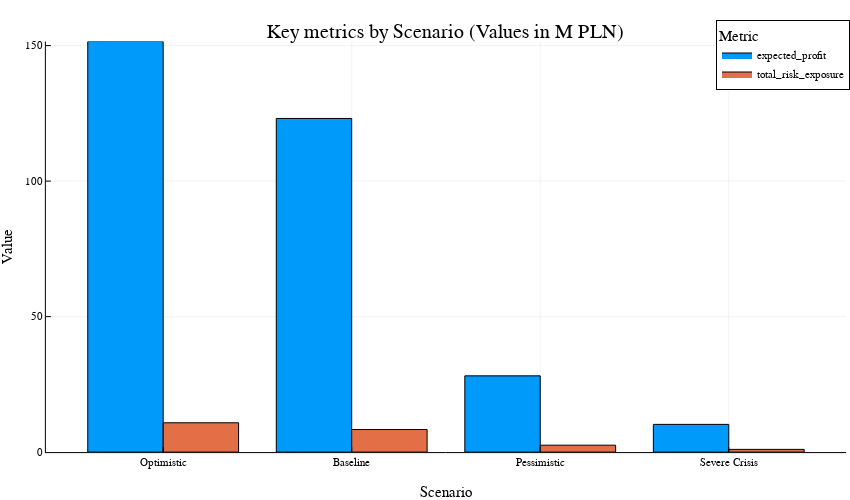

Here is the notebook cell this chart was saved with:
### Code cell
# Define order
desired_order = ["Optimistic", "Baseline", "Pessimistic", "Severe Crisis"]

optimal_results.scenario = categorical(optimal_results.scenario, ordered=true, levels=desired_order)

df_long = stack(optimal_results, [:expected_profit, :total_risk_exposure],
                variable_name = :metric, value_name = :value)

@df df_long groupedbar(
    :scenario,
    :value,
    group = :metric,
    xlabel = "Scenario",
    ylabel = "Value",
    bar_position = :dodge,
    legendtitle = "Metric",
    title = "Key metrics by Scenario (Values in M PLN)",
    size = (850, 500)
)

### Figure 1 — Plotly figure (JSON) as saved in the notebook; plotly's stock layout.template omitted (floating-point values rounded to 4 significant figures)
{"data": [{"fill": "tozeroy", "fillcolor": "rgba(0, 154, 250, 1.000)", "legendgroup": "expected_profit", "line": {"color": "rgba(0, 0, 0, 1)", "dash": "solid", "width": 1}, "mode": "lines", "name": "expected_profit", "showlegend": true, "type": "scatter", "x": [0.1, 0.1, 0.5, 0.5, 0.1, 0.1], "xaxis": "x", "y": [151.5, 0, 0, 151.5, 151.5, 151.5], "yaxis": "y"}, {"fill": "tozeroy", "fillcolor": "rgba(0, 154, 250, 1.000)", "legendgroup": "expected_profit", "line": {"color": "rgba(0, 0, 0, 1)", "dash": "solid", "width": 1}, "mode": "lines", "name": "expected_profit", "showlegend": false, "type": "scatter", "x": [1.1, 1.1, 1.5, 1.5, 1.1, 1.1], "xaxis": "x", "y": [123.1, 0, 0, 123.1, 123.1, 123.1], "yaxis": "y"}, {"fill": "tozeroy", "fillcolor": "rgba(0, 154, 250, 1.000)", "legendgroup": "expected_profit", "line": {"color": "rgba(0, 0, 0, 1)", "dash": "solid", "width": 1}, "mode": "lines", "name": "expected_profit", "showlegend": false, "type": "scatter", "x": [2.1, 2.1, 2.5, 2.5, 2.1, 2.1], "xaxis": "x", "y": [28.14, 0, 0, 28.14, 28.14, 28.14], "yaxis": "y"}, {"fill": "tozeroy", "fillcolor": "rgba(0, 154, 250, 1.000)", "legendgroup": "expected_profit", "line": {"color": "rgba(0, 0, 0, 1)", "dash": "solid", "width": 1}, "mode": "lines", "name": "expected_profit", "showlegend": false, "type": "scatter", "x": [3.1, 3.1, 3.5, 3.5, 3.1, 3.1], "xaxis": "x", "y": [10.23, 0, 0, 10.23, 10.23, 10.23], "yaxis": "y"}, {"colorbar": {"len": 0.8926, "title": {"text": ""}, "x": 0.9954, "y": 0.5069}, "legendgroup": "expected_profit", "marker": {"color": "rgba(0, 154, 250, 0.000)", "line": {"color": "rgba(0, 0, 0, 0)", "width": 1}, "size": 0, "symbol": "circle"}, "mode": "markers", "name": "expected_profit", "showlegend": false, "type": "scatter", "x": [0.3, 1.3, 2.3, 3.3], "xaxis": "x", "y": [151.5, 123.1, 28.14, 10.23], "yaxis": "y"}, {"fill": "tozeroy", "fillcolor": "rgba(227, 111, 71, 1.000)", "legendgroup": "total_risk_exposure", "line": {"color": "rgba(0, 0, 0, 1)", "dash": "solid", "width": 1}, "mode": "lines", "name": "total_risk_exposure", "showlegend": true, "type": "scatter", "x": [0.5, 0.5, 0.9, 0.9, 0.5, 0.5], "xaxis": "x", "y": [10.82, 0, 0, 10.82, 10.82, 10.82], "yaxis": "y"}, {"fill": "tozeroy", "fillcolor": "rgba(227, 111, 71, 1.000)", "legendgroup": "total_risk_exposure", "line": {"color": "rgba(0, 0, 0, 1)", "dash": "solid", "width": 1}, "mode": "lines", "name": "total_risk_exposure", "showlegend": false, "type": "scatter", "x": [1.5, 1.5, 1.9, 1.9, 1.5, 1.5], "xaxis": "x", "y": [8.335, 0, 0, 8.335, 8.335, 8.335], "yaxis": "y"}, {"fill": "tozeroy", "fillcolor": "rgba(227, 111, 71, 1.000)", "legendgroup": "total_risk_exposure", "line": {"color": "rgba(0, 0, 0, 1)", "dash": "solid", "width": 1}, "mode": "lines", "name": "total_risk_exposure", "showlegend": false, "type": "scatter", "x": [2.5, 2.5, 2.9, 2.9, 2.5, 2.5], "xaxis": "x", "y": [2.549, 0, 0, 2.549, 2.549, 2.549], "yaxis": "y"}, {"fill": "tozeroy", "fillcolor": "rgba(227, 111, 71, 1.000)", "legendgroup": "total_risk_exposure", "line": {"color": "rgba(0, 0, 0, 1)", "dash": "solid", "width": 1}, "mode": "lines", "name": "total_risk_exposure", "showlegend": false, "type": "scatter", "x": [3.5, 3.5, 3.9, 3.9, 3.5, 3.5], "xaxis": "x", "y": [1.002, 0, 0, 1.002, 1.002, 1.002], "yaxis": "y"}, {"colorbar": {"len": 0.8926, "title": {"text": ""}, "x": 0.9954, "y": 0.5069}, "legendgroup": "total_risk_exposure", "marker": {"color": "rgba(227, 111, 71, 0.000)", "line": {"color": "rgba(0, 0, 0, 0)", "width": 1}, "size": 0, "symbol": "circle"}, "mode": "markers", "name": "total_risk_exposure", "showlegend": false, "type": "scatter", "x": [0.7, 1.7, 2.7, 3.7], "xaxis": "x", "y": [10.82, 8.335, 2.549, 1.002], "yaxis": "y"}], "layout": {"annotations": [{"font": {"color": "rgba(0, 0, 0, 1)", "family": "sans-serif", "size": 20}, "rotation": 0, "showarrow": false, "text": "Key metrics by Scenario (Values in M PLN)", "x": 0.5247, "xanchor": "center", "xref": "paper", "y": 1, "yanchor": "top", "yref": "paper"}], "height": 500, "legend": {"bgcolor": "rgba(255, 255, 255, 1.000)", "bordercolor": "rgba(0, 0, 0, 1)", "borderwidth": 1, "font": {"color": "rgba(0, 0, 0, 1)", "family": "sans-serif", "size": 11}, "title": {"font": {"color": "rgba(0, 0, 0, 1)", "family": "sans-serif", "size": 15}, "text": "Metric"}, "tracegroupgap": 0, "traceorder": "normal", "x": 1, "xanchor": "auto", "y": 1, "yanchor": "auto"}, "margin": {"b": 20, "l": 0, "r": 0, "t": 20}, "paper_bgcolor": "rgba(255, 255, 255, 1.000)", "plot_bgcolor": "rgba(255, 255, 255, 1.000)", "showlegend": true, "width": 850, "xaxis": {"anchor": "y", "domain": [0.05398, 0.9954], "gridcolor": "rgba(0, 0, 0, 0.1)", "gridwidth": 0.5, "linecolor": "rgba(0, 0, 0, 1)", "mirror": false, "range": [-0.1221, 4.122], "showgrid": true, "showline": true, "showticklabels": true, "tickangle": 0, "tickcolor": "rgb(0, 0, 0)", "tickfont": {"color": "rgba(0, 0, 0, 1)", "family": "sans-serif", "size": 11}, "tickmode": "array", "ticks": "inside", "ticktext": ["Optimistic", "Baseline", "Pessimistic", "Severe Crisis"], "tickvals": [0.5, 1.5, 2.5, 3.5], "title": {"font": {"color": "rgba(0, 0, 0, 1)", "family": "sans-serif", "size": 15}, "text": "Scenario"}, "type": "linear", "visible": true, "zeroline": false, "zerolinecolor": "rgba(0, 0, 0, 1)"}, "yaxis": {"anchor": "x", "domain": [0.06065, 0.9532], "gridcolor": "rgba(0, 0, 0, 0.1)", "gridwidth": 0.5, "linecolor": "rgba(0, 0, 0, 1)", "mirror": false, "range": [0, 151.5], "showgrid": true, "showline": true, "showticklabels": true, "tickangle": 0, "tickcolor": "rgb(0, 0, 0)", "tickfont": {"color": "rgba(0, 0, 0, 1)", "family": "sans-serif", "size": 11}, "tickmode": "array", "ticks": "inside", "ticktext": ["0", "50", "100", "150"], "tickvals": [0, 50, 100, 150], "title": {"font": {"color": "rgba(0, 0, 0, 1)", "family": "sans-serif", "size": 15}, "text": "Value"}, "type": "linear", "visible": true, "zeroline": false, "zerolinecolor": "rgba(0, 0, 0, 1)"}}}
